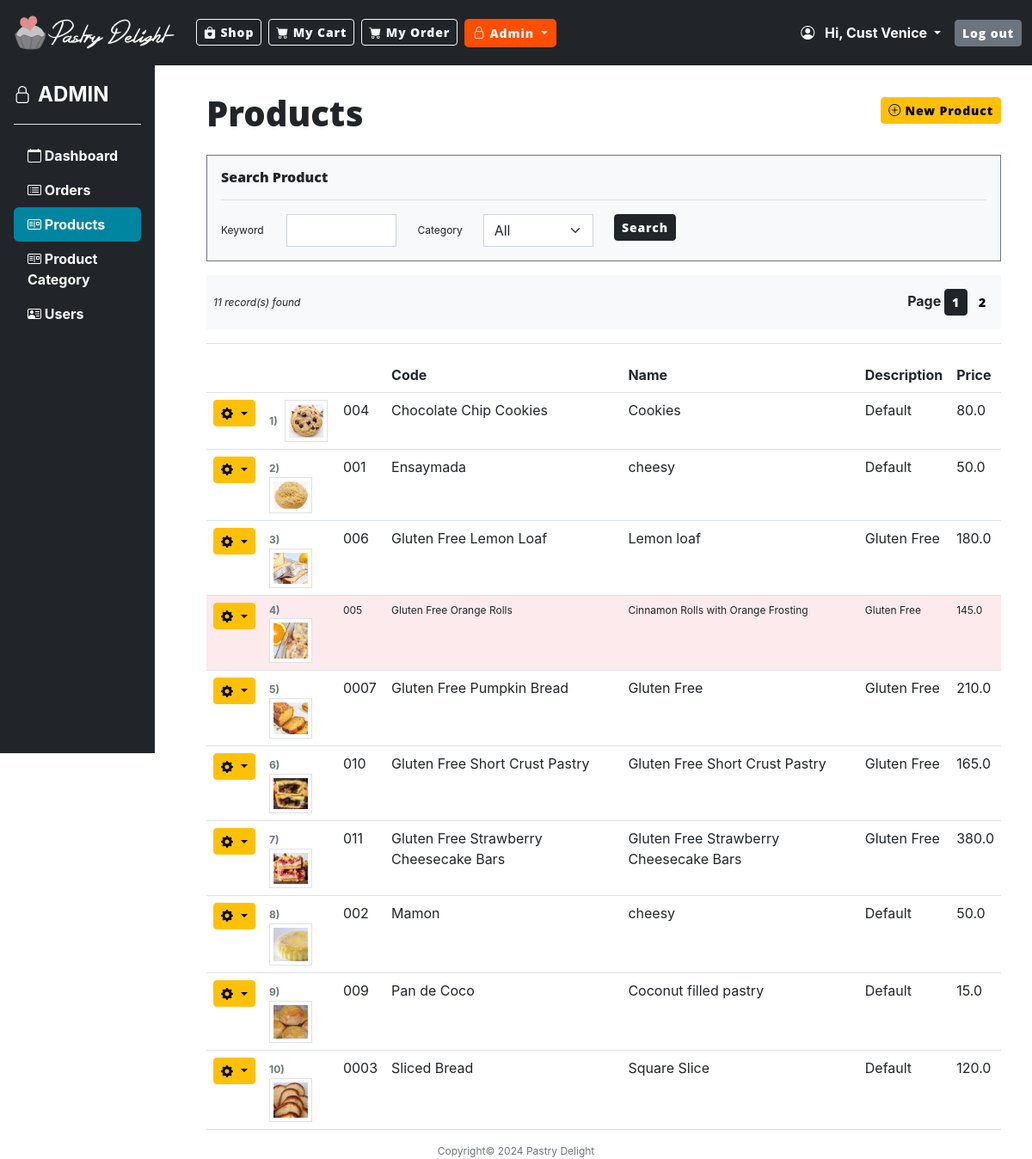
Screenshot of /admin_product (signed in) with the database file from the repository.
### model.py (models this page shows, shortened)
class User(UserMixin, db.Model):
    __tablename__ = "user"
    id: Mapped[int] = mapped_column(Integer, primary_key=True)
    email: Mapped[str] = mapped_column(String(100), unique=True, nullable=False)
    fname: Mapped[str] = mapped_column(String(100), nullable=False)
    mname: Mapped[str] = mapped_column(String(100), nullable=False)
    lname: Mapped[str] = mapped_column(String(100), nullable=False)
    contact_no: Mapped[str] = mapped_column(String(100), nullable=False)
    address: Mapped[str] = mapped_column(String(250), nullable=False)
    postal_code: Mapped[str] = mapped_column(String(100), nullable=False)
    country: Mapped[str] = mapped_column(String(100), nullable=False)
    password: Mapped[str] = mapped_column(String(250), nullable=False)
    status: Mapped[str] = mapped_column(String(20))
    created_date: Mapped[datetime] = mapped_column(DateTime(timezone=False), server_default=func.now(), nullable=False)
    orders = relationship("OrderHeader", back_populates="created_by")
    products = relationship("Product", back_populates="created_by")

class Product(db.Model):
    __tablename__ = "product"
    id: Mapped[int] = mapped_column(primary_key=True)
    name: Mapped[str] = mapped_column(String(250), unique=True)
    code: Mapped[str] = mapped_column(String(20), nullable=True, unique=True)
    price: Mapped[float] = mapped_column(Float)
    description: Mapped[str] = mapped_column(String(250), nullable=True)
    remarks: Mapped[str] = mapped_column(String(250), nullable=True)
    status: Mapped[str] = mapped_column(String(100))
    img_path: Mapped[str] = mapped_column(String(250), nullable=True)
    product_category_id: Mapped[int] = mapped_column(ForeignKey("product_category.id"))
    product_category = relationship("ProductCategory", back_populates="products")
    created_date: Mapped[datetime] = mapped_column(DateTime(timezone=False), server_default=func.now(), nullable=False)
    user_id: Mapped[int] = mapped_column(ForeignKey("user.id"))
    created_by = relationship("User", back_populates="products")

class ProductCategory(db.Model):
    __tablename__ = "product_category"
    id: Mapped[int] = mapped_column(primary_key=True)
    name: Mapped[str] = mapped_column(String(250))
    created_date: Mapped[datetime] = mapped_column(DateTime(timezone=False), server_default=func.now(), nullable=False)
    status: Mapped[str] = mapped_column(String(100))
    products = relationship("Product", back_populates="product_category")

### main.py (the view)
@app.route("/admin_product", methods=["GET", "POST"])
@admin_only
def admin_product():
    if not current_user.is_authenticated:
        flash('Please log in first to show products.', 'error')
        return redirect(url_for('login'))
    user_access = db_connect.get_user_access(**{'user_id': current_user.id, 'user_group_id': 1})
    if not user_access:
        flash("Product catalog inaccessible.", 'error')
        return redirect(url_for('home'))
    form = ProductSearchForm()
    categories = db_connect.get_product_categories()
    form.category.choices = [('0', 'All')]
    form.category.choices.extend([(categ.id, categ.name) for categ in categories])
    page = request.args.get('page', 1, type=int)
    db_connect.records_per_page = RECORDS_PER_PAGE
    if 'search_admin_product_criteria' not in session:
        session['search_admin_product_criteria'] = {
            'keyword': "%%",
            'category': 0
        }
    search_criteria = session['search_admin_product_criteria']
    if request.method == "POST":
        page = 1
        search_criteria["keyword"] = f"%{form.keyword.data}%"
        search_criteria["category"] = form.category.data
        session['search_admin_product_criteria'] = search_criteria
    else:
        if "search_admin_product_criteria" in session:
            get_search_criteria = session['search_admin_product_criteria']
            form.keyword.data = get_search_criteria["keyword"].replace("%", "")
            form.category.data = get_search_criteria["category"]
    if int(search_criteria["category"]) > 0:
        where_cond = {
            'product_category_id': form.category.data
        }
        products = db_connect.get_products(search_criteria["keyword"], page=page, **where_cond)
    else:
        products = db_connect.get_products(search_criteria["keyword"], page=page)
    return render_template("admin_products.html", products=products, form=form, is_admin=True, now=DATE_NOW)

### form.py
class ProductSearchForm(FlaskForm):
    keyword = StringField('Keyword')
    category = SelectField('Category')
    submit_btn = SubmitField('Search',render_kw={'class':'btn-sm btn-dark'})

### main.py (called while the page is built)
@login_manager.user_loader
def load_user(user_id):
    return db_connect.get_user_details(user_id)

def admin_only(f):
    @wraps(f)
    def decorated_function(*args, **kwargs):
        if not current_user.is_authenticated:
            return redirect(url_for('login'))
        else:
            user_access = db_connect.get_user_access(**{'user_id': current_user.id, 'user_group_id': 1})
            if user_access:
                return f(*args, **kwargs)
            else:
                return redirect(url_for('home'))
    return decorated_function

### model.py (called while the page is built)
    def get_product_categories(self):
        record_list = self.db.session.execute(db.select(ProductCategory).order_by(ProductCategory.name)).scalars().all()
        return record_list

    def get_user_details(self, user_id):
        record = self.db.session.execute(db.select(User).where(User.id == user_id)).scalar()
        return record

    def get_user_access(self, **user_details):
        record = UserAccess.query.filter_by(**user_details).scalar()
        return record

### templates/admin_products.html (shortened to what this page needs)
{% include "header.html" %}
{% from "bootstrap5/form.html" import render_form %}
<main>
    <div class="row">
        <div class="col-md-2">
            {% include "admin_sidebar.html" %}
        </div>
        <div class="col-md-10 px-5 mt-3">
            <div class="d-flex justify-content-between align-items-center">
                <h1 class="mt-3">Products</h1>
                <a href="{{ url_for('admin_product_add') }}" class="btn btn-sm btn-warning">
                    <i class="bi bi-plus-circle"></i> New Product
                </a>
            </div>
            <div class="border border-1 border-secondary bg-light my-3 p-3">
                <h6>Search Product</h6>
                <hr/>
                <div class="fs-7">
                    <form class="form" method="post">
                        <div class="row">
                            <div class="col-md-6">
                                <div class="form-group row align-items-center">
                                    {{ form.keyword.label(class_="col-sm-2 ") }}
                                    <div class="col-sm-4">
                                        {{ form.keyword(class_="w-100 form-control") }}
                                    </div>
                                    {{ form.category.label(class_="col-sm-2") }}
                                    <div class="col-sm-4">
                                        {{ form.category(class_="w-100 form-select") }}
                                    </div>
                                </div>
                            </div>
                            <div class="col-md-6">
                                <button type="submit" class="btn btn-sm btn-dark">Search</button>
                            </div>
                        </div>
                    </form>
                </div>
            </div>
            <div class="">
                 {% if products.total > 0 %}
                <div class="justify-content-between d-flex align-items-center bg-light px-2">
                    <div class="fs-7 fst-italic ">
                        {{ products.total }} record(s) found
                    </div>
                    <div class="py-3 fs-6 fw-bold">
                        Page
                        {% for i in range(1,products.pages+1): %}
                        <a href="{{ url_for('admin_product',page=i) }}"
                           class="btn btn-sm {% if products.page == i %}btn-dark{%else%} btn-light{%endif%}">
                            {{ i }}
                        </a>
                        {% endfor %}
                    </div>
                </div>
                {% endif %}
                <hr/>
                <table class="table table-hover fs-6">
                    <thead>
                    <tr>
                        <th></th>
                        <th></th>
                        <th></th>
                        <th>Code</th>
                        <th>Name</th>
                        <th>Description</th>
                        <th>Price</th>
                    </tr>
                    </thead>
                    <tbody>
                    {% if products.total == 0 %}
                    <tr>
                        <td colspan="8">
                            <div class="alert alert-secondary mt-3 fs-6" role="alert">
                                No records found
                            </div>
                        </td>
                    </tr>
                    {% else %}
                    {% for product in products:%}
                    <tr class="{% if product.status != 'ACTIVE' %}bg-opacity-10 bg-danger fs-7{% endif %}">
                        <td>
                            <div class="dropdown ">
                                <a class="btn btn-warning dropdown-toggle btn-sm" href="#" role="button"
                                   id="dropdownMenuLink"
                                   data-bs-toggle="dropdown" aria-haspopup="true" aria-expanded="false"
                                   title="Update product">
                                    <i class="bi bi-gear-fill"></i>
                                </a>
                            </div>
                        </td>
                        <td>
                            <span class="fw-bold text-muted pe-1 fs-7">{{ ((products.page * products.per_page) - (products.per_page)) + loop.index }})</span>
                            <a href="{{ url_for('admin_product_update',product_id=product.id) }}">
                                {% if product.img_path: %}
                                <img src="{{ url_for('static', filename='images/products/'+product.img_path) }}"
                                     class="img-thumbnail_50"/>
                                {% else %}
                                <img src="{{ url_for('static', filename='images/products/cupcake.png') }}"
                                     class="img-thumbnail_50"/>
                                {% endif %}
                            </a>
                        </td>
                        <td>{{ product.code }}</td>
                        <td>{{ product.name }}</td>
                        <td>{{ product.description }}</td>
                        <td>{{ product.product_category.name }}</td>
                        <td>{{ product.price }}</td>
                    </tr>
                    {% endfor %}
                    {% endif %}
                    </tbody>
                </table>
            </div>
        </div>
    </div>
</main>
{% include "footer.html" %}

### templates/header.html (shortened to what this page needs)
<!DOCTYPE html>
<html lang="en">
<head>
    {% block styles %}
    {{ bootstrap.load_css() }}
    <link
            href="{{ url_for('static', filename='css/style.css') }}"
            rel="stylesheet"
    />
    <link href="https://cdn.jsdelivr.net/npm/bootstrap-icons/font/bootstrap-icons.css" rel="stylesheet">
    {% endblock %}
</head>
<body>
<nav class="navbar navbar-expand-lg navbar-dark bg-dark">
    <div class="container-fluid">
        <a class="navbar-brand" href="{{ url_for('home') }}">
            <img class="logo" alt="Pastry Delight"
                 src="{{ url_for('static', filename='images/pd_horizontal_white.png') }}">
        </a>
        <div class="collapse navbar-collapse" id="navbarSupportedContent">
            <ul class="navbar-nav mb-2 mb-lg-0">
                <li class="nav nav-item me-2">
                     <a class="btn btn-outline-light btn-sm {% if request.path == '/' %}active{% endif %}" aria-current="page" href="{{ url_for('home') }}">
                        <i class="bi bi-bag-heart-fill"></i>
                        Shop
                    </a>
                </li>
                <li class="nav nav-item me-2">
                    <a class=" btn btn-outline-light btn-sm" aria-current="page" href="{{ url_for('my_cart') }}">
                        <i class="bi bi-cart-fill"></i>
                        My Cart
                    </a>
                </li>
                {% if current_user.is_authenticated %}
                <li class="nav nav-item me-2">
                    <a class=" btn btn-outline-light btn-sm" aria-current="page" href="{{ url_for('order_list') }}">
                        <i class="bi bi-cart-fill"></i>
                        My Order
                    </a>
                </li>
                {% endif %}
            </ul>
            <ul class="navbar-nav me-auto mb-2 mb-lg-0">
                {% if is_admin %}
                <li class="nav-item dropdown">
                    <a class="dropdown-toggle btn btn-outline-light btn-sm {% if '/admin_' in request.path %}active{%
            endif %} " href="#" id="navbarDropdown" role="button"
                       data-bs-toggle="dropdown" aria-expanded="false">
                        <i class="bi bi-lock"></i> Admin
                    </a>
                </li>
                {% endif %}
            </ul>
            <ul class="navbar-nav navbar-right">
                {% if current_user.is_authenticated %}
                <li class="fw-bold text-white me-3 fs-5 nav-item dropdown">
                    <a class="dropdown-toggle text-white fs-6"  role="button"
                       data-bs-toggle="dropdown" aria-expanded="false">
                        <i class="bi bi-person-circle me-2"></i>
                        Hi, {{ current_user.fname }}
                    </a>
                </li>
                <li class="nav-item">
                    <a href="{{ url_for('logout') }}" class="btn btn-secondary btn-sm">Log out</a>
                </li>
                {% endif %}
            </ul>
        </div>
    </div>
</nav>

### rows the page displays
User: fname "Cust Venice"
Product: page "1", img_path (picture), code "004", name "Chocolate Chip Cookies", description "Cookies", product_category.name "Default", price "80.0"
Product: page "2", img_path (picture), code "001", name "Ensaymada", description "cheesy", product_category.name "Default", price "50.0"
Product: page "3", img_path (picture), code "006", name "Gluten Free Lemon Loaf", description "Lemon loaf", product_category.name "Gluten Free", price "180.0"
Product: page "4", img_path (picture), code "005", name "Gluten Free Orange Rolls", description "Cinnamon Rolls with Orange Frosting", product_category.name "Gluten Free", price "145.0"
Product: page "5", img_path (picture), code "0007", name "Gluten Free Pumpkin Bread", description "Gluten Free", product_category.name "Gluten Free", price "210.0"
Product: page "6", img_path (picture), code "010", name "Gluten Free Short Crust Pastry", description "Gluten Free Short Crust Pastry", product_category.name "Gluten Free", price "165.0"
Product: page "7", img_path (picture), code "011", name "Gluten Free Strawberry Cheesecake Bars", description "Gluten Free Strawberry Cheesecake Bars", product_category.name "Gluten Free", price "380.0"
Product: page "8", img_path (picture), code "002", name "Mamon", description "cheesy", product_category.name "Default", price "50.0"
Product: id "9", img_path (picture), code "009", name "Pan de Coco", description "Coconut filled pastry", product_category.name "Default", price "15.0"
Product: page "10", img_path (picture), code "0003", name "Sliced Bread", description "Square Slice", product_category.name "Default", price "120.0"

### other values shown
{{ products.total }} "11"
{{ i }} "1" "2"
{{ now.year }} "2024"
